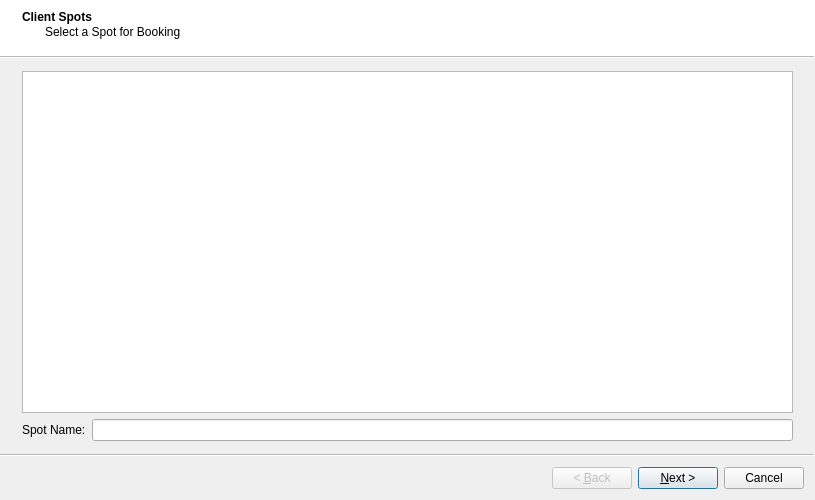
<?xml version="1.0" encoding="UTF-8"?>
<ui version="4.0">
 <class>BookingWizard</class>
 <widget class="QWizard" name="BookingWizard">
  <property name="geometry">
   <rect>
    <x>0</x>
    <y>0</y>
    <width>815</width>
    <height>500</height>
   </rect>
  </property>
  <property name="minimumSize">
   <size>
    <width>750</width>
    <height>490</height>
   </size>
  </property>
  <property name="maximumSize">
   <size>
    <width>900</width>
    <height>500</height>
   </size>
  </property>
  <property name="windowTitle">
   <string>Wizard</string>
  </property>
  <property name="wizardStyle">
   <enum>QWizard::ModernStyle</enum>
  </property>
  <property name="options">
   <set>QWizard::ExtendedWatermarkPixmap|QWizard::HelpButtonOnRight</set>
  </property>
  <widget class="QWizardPage" name="wpSpots">
   <property name="title">
    <string>Client Spots</string>
   </property>
   <property name="subTitle">
    <string>Select a Spot for Booking</string>
   </property>
   <layout class="QVBoxLayout" name="verticalLayout">
    <item>
     <widget class="QTableView" name="tvSpots">
      <property name="selectionBehavior">
       <enum>QAbstractItemView::SelectRows</enum>
      </property>
     </widget>
    </item>
    <item>
     <layout class="QHBoxLayout" name="horizontalLayout_24">
      <item>
       <widget class="QLabel" name="label_24">
        <property name="text">
         <string>Spot Name:</string>
        </property>
       </widget>
      </item>
      <item>
       <widget class="QLineEdit" name="edtSpotName"/>
      </item>
     </layout>
    </item>
   </layout>
  </widget>
  <widget class="QWizardPage" name="wpDates">
   <property name="title">
    <string>Booking Dates</string>
   </property>
   <property name="subTitle">
    <string>Select Booking dates and Timeband.</string>
   </property>
   <layout class="QVBoxLayout" name="verticalLayout_13">
    <item>
     <layout class="QGridLayout" name="gridLayout" columnstretch="0,1,0,0,1,0" columnminimumwidth="0,0,0,0,0,0">
      <item row="0" column="2">
       <spacer name="horizontalSpacer_5">
        <property name="orientation">
         <enum>Qt::Horizontal</enum>
        </property>
        <property name="sizeHint" stdset="0">
         <size>
          <width>100</width>
          <height>20</height>
         </size>
        </property>
       </spacer>
      </item>
      <item row="0" column="0">
       <widget class="QLabel" name="label">
        <property name="text">
         <string>Start Date:</string>
        </property>
       </widget>
      </item>
      <item row="0" column="3">
       <widget class="QLabel" name="label_2">
        <property name="text">
         <string>End Date:</string>
        </property>
       </widget>
      </item>
      <item row="0" column="1">
       <widget class="QDateEdit" name="edtStartDate">
        <property name="maximumSize">
         <size>
          <width>16777215</width>
          <height>16777215</height>
         </size>
        </property>
        <property name="calendarPopup">
         <bool>true</bool>
        </property>
       </widget>
      </item>
      <item row="0" column="4">
       <widget class="QDateEdit" name="edtEndDate">
        <property name="calendarPopup">
         <bool>true</bool>
        </property>
       </widget>
      </item>
      <item row="0" column="5">
       <spacer name="horizontalSpacer_6">
        <property name="orientation">
         <enum>Qt::Horizontal</enum>
        </property>
        <property name="sizeHint" stdset="0">
         <size>
          <width>100</width>
          <height>20</height>
         </size>
        </property>
       </spacer>
      </item>
     </layout>
    </item>
    <item>
     <widget class="Line" name="line_19">
      <property name="orientation">
       <enum>Qt::Horizontal</enum>
      </property>
     </widget>
    </item>
    <item>
     <widget class="QGroupBox" name="groupBox">
      <property name="title">
       <string>Break Selection:</string>
      </property>
      <layout class="QHBoxLayout" name="horizontalLayout_2">
       <item>
        <layout class="QHBoxLayout" name="horizontalLayout">
         <item>
          <widget class="QRadioButton" name="rbAllBreaks">
           <property name="text">
            <string>All Breaks</string>
           </property>
          </widget>
         </item>
         <item>
          <widget class="QRadioButton" name="rbTimeband">
           <property name="text">
            <string>Beaks from Timeband</string>
           </property>
          </widget>
         </item>
         <item>
          <widget class="QRadioButton" name="rbManualTime">
           <property name="text">
            <string>Manual Break Selection</string>
           </property>
          </widget>
         </item>
        </layout>
       </item>
      </layout>
     </widget>
    </item>
    <item>
     <widget class="QStackedWidget" name="swSelection">
      <property name="currentIndex">
       <number>0</number>
      </property>
      <widget class="QWidget" name="pgAll">
       <layout class="QVBoxLayout" name="verticalLayout_15">
        <item>
         <widget class="QGroupBox" name="groupBox_2">
          <property name="title">
           <string>Spot Hourly Distribution:</string>
          </property>
          <layout class="QHBoxLayout" name="horizontalLayout_5" stretch="60,40">
           <item>
            <widget class="QListWidget" name="lwHourSegments"/>
           </item>
           <item>
            <layout class="QGridLayout" name="gridLayout_6">
             <item row="1" column="1">
              <widget class="QComboBox" name="cbToHour"/>
             </item>
             <item row="0" column="1">
              <widget class="QComboBox" name="cbFromHour"/>
             </item>
             <item row="0" column="0">
              <widget class="QLabel" name="label_33">
               <property name="text">
                <string>From Hour:</string>
               </property>
              </widget>
             </item>
             <item row="1" column="0">
              <widget class="QLabel" name="label_34">
               <property name="text">
                <string>To Hour:</string>
               </property>
              </widget>
             </item>
             <item row="2" column="0">
              <spacer name="verticalSpacer_4">
               <property name="orientation">
                <enum>Qt::Vertical</enum>
               </property>
               <property name="sizeHint" stdset="0">
                <size>
                 <width>20</width>
                 <height>40</height>
                </size>
               </property>
              </spacer>
             </item>
            </layout>
           </item>
          </layout>
         </widget>
        </item>
       </layout>
      </widget>
      <widget class="QWidget" name="pgTimeBand">
       <layout class="QHBoxLayout" name="horizontalLayout_4">
        <item>
         <widget class="QSplitter" name="splitter">
          <property name="orientation">
           <enum>Qt::Horizontal</enum>
          </property>
          <widget class="QWidget" name="layoutWidget">
           <layout class="QVBoxLayout" name="verticalLayout_4">
            <item>
             <widget class="QLabel" name="label_13">
              <property name="text">
               <string>Timeband:</string>
              </property>
             </widget>
            </item>
            <item>
             <widget class="QTableWidget" name="twTB">
              <property name="minimumSize">
               <size>
                <width>175</width>
                <height>0</height>
               </size>
              </property>
              <property name="editTriggers">
               <set>QAbstractItemView::NoEditTriggers</set>
              </property>
              <property name="selectionMode">
               <enum>QAbstractItemView::MultiSelection</enum>
              </property>
              <property name="columnCount">
               <number>2</number>
              </property>
              <column/>
              <column/>
             </widget>
            </item>
           </layout>
          </widget>
          <widget class="QWidget" name="layoutWidget">
           <layout class="QVBoxLayout" name="vlDaypart"/>
          </widget>
         </widget>
        </item>
       </layout>
      </widget>
      <widget class="QWidget" name="pgManualBreak">
       <layout class="QVBoxLayout" name="verticalLayout_5">
        <item>
         <layout class="QHBoxLayout" name="horizontalLayout_3" stretch="0,1">
          <item>
           <widget class="QLabel" name="label_32">
            <property name="text">
             <string>Break Template:</string>
            </property>
           </widget>
          </item>
          <item>
           <widget class="QComboBox" name="cbBreakTemplate"/>
          </item>
         </layout>
        </item>
        <item>
         <widget class="QTableView" name="tvBreaks">
          <property name="selectionMode">
           <enum>QAbstractItemView::MultiSelection</enum>
          </property>
          <property name="selectionBehavior">
           <enum>QAbstractItemView::SelectRows</enum>
          </property>
         </widget>
        </item>
       </layout>
      </widget>
     </widget>
    </item>
   </layout>
  </widget>
  <widget class="QWizardPage" name="wpRules">
   <property name="title">
    <string>Booking Rules</string>
   </property>
   <property name="subTitle">
    <string>Select rules to use when generating breaks.</string>
   </property>
   <layout class="QVBoxLayout" name="verticalLayout_2">
    <item>
     <layout class="QHBoxLayout" name="hlAll"/>
    </item>
    <item>
     <layout class="QGridLayout" name="gridLayout_4" rowstretch="0,0,0,0,0,0,0,0" columnstretch="0,0,1" rowminimumheight="40,40,40,40,40,40,40,40" columnminimumwidth="0,0,0">
      <property name="sizeConstraint">
       <enum>QLayout::SetDefaultConstraint</enum>
      </property>
      <item row="1" column="1">
       <layout class="QHBoxLayout" name="hlTypeEx"/>
      </item>
      <item row="7" column="1">
       <layout class="QHBoxLayout" name="hlOverride"/>
      </item>
      <item row="7" column="2">
       <widget class="QLabel" name="lblOverride">
        <property name="text">
         <string>Override Same Client Rule for Different Brands</string>
        </property>
       </widget>
      </item>
      <item row="6" column="2">
       <widget class="QLabel" name="lblSameClient">
        <property name="text">
         <string>Enforce No Same Client Rule</string>
        </property>
       </widget>
      </item>
      <item row="5" column="2">
       <widget class="QLabel" name="lblSpotDaypartRule">
        <property name="text">
         <string>Enforce Spot Daypart Rule</string>
        </property>
       </widget>
      </item>
      <item row="4" column="2">
       <widget class="QLabel" name="lblVoiceDaypartRule">
        <property name="text">
         <string>Enforce Voice Daypart Rule</string>
        </property>
       </widget>
      </item>
      <item row="6" column="1">
       <layout class="QHBoxLayout" name="hlSameClient"/>
      </item>
      <item row="0" column="2">
       <widget class="QLabel" name="lblBreakDuration">
        <property name="font">
         <font>
          <bold>false</bold>
          <stylestrategy>PreferDefault</stylestrategy>
         </font>
        </property>
        <property name="frameShape">
         <enum>QFrame::NoFrame</enum>
        </property>
        <property name="frameShadow">
         <enum>QFrame::Plain</enum>
        </property>
        <property name="text">
         <string>Enforce Break Duration</string>
        </property>
       </widget>
      </item>
      <item row="3" column="2">
       <widget class="QLabel" name="lblDaypart">
        <property name="text">
         <string>Enforce Type Daypart Rule</string>
        </property>
       </widget>
      </item>
      <item row="1" column="2">
       <widget class="QLabel" name="lblTypeEx">
        <property name="text">
         <string>Enforce Type Exclusion Rule</string>
        </property>
       </widget>
      </item>
      <item row="2" column="1">
       <layout class="QHBoxLayout" name="hlVoiceEx"/>
      </item>
      <item row="3" column="1">
       <layout class="QHBoxLayout" name="hlDaypart"/>
      </item>
      <item row="5" column="1">
       <layout class="QHBoxLayout" name="hlSpotEx"/>
      </item>
      <item row="4" column="1">
       <layout class="QHBoxLayout" name="hlVoiceDayEx"/>
      </item>
      <item row="2" column="2">
       <widget class="QLabel" name="lblVoiceEx">
        <property name="text">
         <string>Enforce Voice Exclusion Rule</string>
        </property>
       </widget>
      </item>
      <item row="0" column="1">
       <layout class="QHBoxLayout" name="hlDuration"/>
      </item>
      <item row="0" column="0">
       <widget class="QLabel" name="label_19">
        <property name="font">
         <font>
          <pointsize>10</pointsize>
          <bold>true</bold>
         </font>
        </property>
        <property name="text">
         <string>1.</string>
        </property>
       </widget>
      </item>
      <item row="1" column="0">
       <widget class="QLabel" name="label_25">
        <property name="font">
         <font>
          <pointsize>10</pointsize>
          <bold>true</bold>
         </font>
        </property>
        <property name="text">
         <string>2.</string>
        </property>
       </widget>
      </item>
      <item row="2" column="0">
       <widget class="QLabel" name="label_26">
        <property name="font">
         <font>
          <pointsize>10</pointsize>
          <bold>true</bold>
         </font>
        </property>
        <property name="text">
         <string>3.</string>
        </property>
       </widget>
      </item>
      <item row="3" column="0">
       <widget class="QLabel" name="label_27">
        <property name="font">
         <font>
          <pointsize>10</pointsize>
          <bold>true</bold>
         </font>
        </property>
        <property name="text">
         <string>4.</string>
        </property>
       </widget>
      </item>
      <item row="4" column="0">
       <widget class="QLabel" name="label_28">
        <property name="font">
         <font>
          <pointsize>10</pointsize>
          <bold>true</bold>
         </font>
        </property>
        <property name="text">
         <string>5.</string>
        </property>
       </widget>
      </item>
      <item row="5" column="0">
       <widget class="QLabel" name="label_29">
        <property name="font">
         <font>
          <pointsize>10</pointsize>
          <bold>true</bold>
         </font>
        </property>
        <property name="text">
         <string>6.</string>
        </property>
       </widget>
      </item>
      <item row="6" column="0">
       <widget class="QLabel" name="label_30">
        <property name="font">
         <font>
          <pointsize>10</pointsize>
          <bold>true</bold>
         </font>
        </property>
        <property name="text">
         <string>7.</string>
        </property>
       </widget>
      </item>
      <item row="7" column="0">
       <widget class="QLabel" name="label_31">
        <property name="font">
         <font>
          <pointsize>10</pointsize>
          <bold>true</bold>
         </font>
        </property>
        <property name="text">
         <string>8.</string>
        </property>
       </widget>
      </item>
     </layout>
    </item>
    <item>
     <widget class="Line" name="line_11">
      <property name="orientation">
       <enum>Qt::Horizontal</enum>
      </property>
     </widget>
    </item>
    <item>
     <layout class="QHBoxLayout" name="hlBottom"/>
    </item>
   </layout>
  </widget>
  <widget class="QWizardPage" name="wpBuildBreaks">
   <property name="title">
    <string>Build Break List</string>
   </property>
   <property name="subTitle">
    <string>Traffik can now generate Breaks availability list.</string>
   </property>
   <layout class="QVBoxLayout" name="verticalLayout_3">
    <item>
     <layout class="QGridLayout" name="gridLayout_5" columnstretch="0,0,0">
      <item row="4" column="2">
       <widget class="QLabel" name="lblVoiceExclusion">
        <property name="font">
         <font>
          <pointsize>10</pointsize>
          <bold>true</bold>
         </font>
        </property>
        <property name="text">
         <string>0</string>
        </property>
        <property name="alignment">
         <set>Qt::AlignLeading|Qt::AlignLeft|Qt::AlignVCenter</set>
        </property>
       </widget>
      </item>
      <item row="6" column="1">
       <widget class="QLabel" name="label_7">
        <property name="text">
         <string>Voice Daypart Collision:</string>
        </property>
       </widget>
      </item>
      <item row="1" column="1">
       <widget class="Line" name="line">
        <property name="orientation">
         <enum>Qt::Horizontal</enum>
        </property>
       </widget>
      </item>
      <item row="8" column="2">
       <widget class="QLabel" name="lblNoSameClient">
        <property name="font">
         <font>
          <pointsize>10</pointsize>
          <bold>true</bold>
         </font>
        </property>
        <property name="text">
         <string>0</string>
        </property>
        <property name="alignment">
         <set>Qt::AlignLeading|Qt::AlignLeft|Qt::AlignVCenter</set>
        </property>
       </widget>
      </item>
      <item row="3" column="1">
       <widget class="QLabel" name="label_4">
        <property name="text">
         <string>Type Exclusion Collision:</string>
        </property>
       </widget>
      </item>
      <item row="8" column="0">
       <widget class="QLabel" name="imgSameClient">
        <property name="text">
         <string/>
        </property>
       </widget>
      </item>
      <item row="5" column="1">
       <widget class="QLabel" name="label_6">
        <property name="text">
         <string>Type Daypart Collision:</string>
        </property>
       </widget>
      </item>
      <item row="3" column="2">
       <widget class="QLabel" name="lblTypeExclusion">
        <property name="font">
         <font>
          <pointsize>10</pointsize>
          <bold>true</bold>
         </font>
        </property>
        <property name="text">
         <string>0</string>
        </property>
        <property name="alignment">
         <set>Qt::AlignLeading|Qt::AlignLeft|Qt::AlignVCenter</set>
        </property>
       </widget>
      </item>
      <item row="3" column="0">
       <widget class="QLabel" name="imgTypeEx">
        <property name="text">
         <string/>
        </property>
       </widget>
      </item>
      <item row="9" column="2">
       <widget class="QLabel" name="lblSameClientDiffBrands">
        <property name="font">
         <font>
          <pointsize>10</pointsize>
          <bold>true</bold>
         </font>
        </property>
        <property name="text">
         <string>0</string>
        </property>
        <property name="alignment">
         <set>Qt::AlignLeading|Qt::AlignLeft|Qt::AlignVCenter</set>
        </property>
       </widget>
      </item>
      <item row="2" column="2">
       <widget class="QLabel" name="lblFullBreaks">
        <property name="font">
         <font>
          <pointsize>10</pointsize>
          <bold>true</bold>
         </font>
        </property>
        <property name="text">
         <string>0</string>
        </property>
        <property name="alignment">
         <set>Qt::AlignLeading|Qt::AlignLeft|Qt::AlignVCenter</set>
        </property>
       </widget>
      </item>
      <item row="4" column="1">
       <widget class="QLabel" name="label_5">
        <property name="text">
         <string>Voice Exclusion Collision:</string>
        </property>
       </widget>
      </item>
      <item row="7" column="0">
       <widget class="QLabel" name="imgSpotDaypart">
        <property name="text">
         <string/>
        </property>
       </widget>
      </item>
      <item row="8" column="1">
       <widget class="QLabel" name="label_9">
        <property name="text">
         <string>No Same Client Collision:</string>
        </property>
       </widget>
      </item>
      <item row="6" column="2">
       <widget class="QLabel" name="lblVoiceDaypart">
        <property name="font">
         <font>
          <pointsize>10</pointsize>
          <bold>true</bold>
         </font>
        </property>
        <property name="text">
         <string>0</string>
        </property>
        <property name="alignment">
         <set>Qt::AlignLeading|Qt::AlignLeft|Qt::AlignVCenter</set>
        </property>
       </widget>
      </item>
      <item row="9" column="1">
       <widget class="QLabel" name="label_11">
        <property name="text">
         <string>Same Client Different Brands Collision:</string>
        </property>
       </widget>
      </item>
      <item row="4" column="0">
       <widget class="QLabel" name="imgVoiceEx">
        <property name="text">
         <string/>
        </property>
       </widget>
      </item>
      <item row="6" column="0">
       <widget class="QLabel" name="imgVoiceDaypart">
        <property name="text">
         <string/>
        </property>
       </widget>
      </item>
      <item row="5" column="2">
       <widget class="QLabel" name="lblTypeDaypart">
        <property name="font">
         <font>
          <pointsize>10</pointsize>
          <bold>true</bold>
         </font>
        </property>
        <property name="text">
         <string>0</string>
        </property>
        <property name="alignment">
         <set>Qt::AlignLeading|Qt::AlignLeft|Qt::AlignVCenter</set>
        </property>
       </widget>
      </item>
      <item row="0" column="2">
       <widget class="QLabel" name="lblBreaksChecked">
        <property name="font">
         <font>
          <pointsize>11</pointsize>
          <bold>true</bold>
         </font>
        </property>
        <property name="text">
         <string>0</string>
        </property>
        <property name="alignment">
         <set>Qt::AlignLeading|Qt::AlignLeft|Qt::AlignVCenter</set>
        </property>
       </widget>
      </item>
      <item row="2" column="1">
       <widget class="QLabel" name="label_10">
        <property name="text">
         <string>Full Breaks:</string>
        </property>
       </widget>
      </item>
      <item row="2" column="0">
       <widget class="QLabel" name="imgFullBreaks">
        <property name="text">
         <string/>
        </property>
       </widget>
      </item>
      <item row="0" column="1">
       <widget class="QLabel" name="label_3">
        <property name="font">
         <font>
          <bold>true</bold>
         </font>
        </property>
        <property name="text">
         <string>Breaks Checked:</string>
        </property>
       </widget>
      </item>
      <item row="9" column="0">
       <widget class="QLabel" name="imgDiffBrand">
        <property name="text">
         <string/>
        </property>
       </widget>
      </item>
      <item row="5" column="0">
       <widget class="QLabel" name="imgTypeDaypart">
        <property name="text">
         <string/>
        </property>
       </widget>
      </item>
      <item row="7" column="1">
       <widget class="QLabel" name="label_8">
        <property name="text">
         <string>Spot Daypart Collision:</string>
        </property>
       </widget>
      </item>
      <item row="11" column="1">
       <widget class="QLabel" name="label_12">
        <property name="font">
         <font>
          <pointsize>10</pointsize>
          <bold>true</bold>
         </font>
        </property>
        <property name="text">
         <string>Total Breaks Available:</string>
        </property>
       </widget>
      </item>
      <item row="11" column="2">
       <widget class="QLabel" name="lblTotalBreaks">
        <property name="font">
         <font>
          <pointsize>14</pointsize>
          <bold>true</bold>
         </font>
        </property>
        <property name="text">
         <string>0</string>
        </property>
       </widget>
      </item>
      <item row="7" column="2">
       <widget class="QLabel" name="lblSpotDaypart">
        <property name="font">
         <font>
          <pointsize>10</pointsize>
          <bold>true</bold>
         </font>
        </property>
        <property name="text">
         <string>0</string>
        </property>
        <property name="alignment">
         <set>Qt::AlignLeading|Qt::AlignLeft|Qt::AlignVCenter</set>
        </property>
       </widget>
      </item>
      <item row="10" column="1">
       <widget class="Line" name="line_2">
        <property name="orientation">
         <enum>Qt::Horizontal</enum>
        </property>
       </widget>
      </item>
      <item row="1" column="2">
       <widget class="Line" name="line_3">
        <property name="orientation">
         <enum>Qt::Horizontal</enum>
        </property>
       </widget>
      </item>
      <item row="10" column="2">
       <widget class="Line" name="line_4">
        <property name="orientation">
         <enum>Qt::Horizontal</enum>
        </property>
       </widget>
      </item>
     </layout>
    </item>
    <item>
     <widget class="Line" name="line_10">
      <property name="orientation">
       <enum>Qt::Horizontal</enum>
      </property>
     </widget>
    </item>
    <item>
     <layout class="QHBoxLayout" name="horizontalLayout_18">
      <item>
       <spacer name="horizontalSpacer_2">
        <property name="orientation">
         <enum>Qt::Horizontal</enum>
        </property>
        <property name="sizeHint" stdset="0">
         <size>
          <width>200</width>
          <height>20</height>
         </size>
        </property>
       </spacer>
      </item>
      <item>
       <widget class="QPushButton" name="btnBuildBreaks">
        <property name="sizePolicy">
         <sizepolicy hsizetype="Minimum" vsizetype="Fixed">
          <horstretch>1</horstretch>
          <verstretch>1</verstretch>
         </sizepolicy>
        </property>
        <property name="minimumSize">
         <size>
          <width>0</width>
          <height>40</height>
         </size>
        </property>
        <property name="text">
         <string>Build Break List</string>
        </property>
       </widget>
      </item>
      <item>
       <spacer name="horizontalSpacer">
        <property name="orientation">
         <enum>Qt::Horizontal</enum>
        </property>
        <property name="sizeHint" stdset="0">
         <size>
          <width>200</width>
          <height>20</height>
         </size>
        </property>
       </spacer>
      </item>
     </layout>
    </item>
   </layout>
  </widget>
  <widget class="QWizardPage" name="wpSelByDay">
   <property name="title">
    <string>Break Selection By Day of Week</string>
   </property>
   <property name="subTitle">
    <string>Break selection by day of week</string>
   </property>
   <layout class="QHBoxLayout" name="horizontalLayout_21">
    <item>
     <layout class="QVBoxLayout" name="verticalLayout_6">
      <property name="topMargin">
       <number>20</number>
      </property>
      <item>
       <widget class="QPushButton" name="btnClearSel">
        <property name="text">
         <string>Clear Selection</string>
        </property>
       </widget>
      </item>
      <item>
       <spacer name="verticalSpacer_2">
        <property name="orientation">
         <enum>Qt::Vertical</enum>
        </property>
        <property name="sizeHint" stdset="0">
         <size>
          <width>20</width>
          <height>10</height>
         </size>
        </property>
       </spacer>
      </item>
     </layout>
    </item>
    <item>
     <layout class="QVBoxLayout" name="verticalLayout_7">
      <item>
       <widget class="QLabel" name="label_14">
        <property name="text">
         <string>Day of Week:</string>
        </property>
       </widget>
      </item>
      <item>
       <widget class="QTableWidget" name="twDOW">
        <property name="styleSheet">
         <string notr="true"/>
        </property>
        <property name="selectionMode">
         <enum>QAbstractItemView::MultiSelection</enum>
        </property>
        <property name="selectionBehavior">
         <enum>QAbstractItemView::SelectRows</enum>
        </property>
        <property name="columnCount">
         <number>2</number>
        </property>
        <attribute name="verticalHeaderVisible">
         <bool>false</bool>
        </attribute>
        <column/>
        <column/>
       </widget>
      </item>
     </layout>
    </item>
    <item>
     <widget class="QPushButton" name="btnBreakSelApply">
      <property name="text">
       <string>&lt;&lt; Apply</string>
      </property>
     </widget>
    </item>
    <item>
     <layout class="QVBoxLayout" name="verticalLayout_8">
      <item>
       <widget class="QLabel" name="label_15">
        <property name="text">
         <string>Breaks</string>
        </property>
       </widget>
      </item>
      <item>
       <widget class="QListWidget" name="lwSelBreaks">
        <property name="selectionMode">
         <enum>QAbstractItemView::MultiSelection</enum>
        </property>
        <property name="selectionBehavior">
         <enum>QAbstractItemView::SelectRows</enum>
        </property>
       </widget>
      </item>
     </layout>
    </item>
    <item>
     <layout class="QVBoxLayout" name="verticalLayout_9">
      <property name="topMargin">
       <number>20</number>
      </property>
      <item>
       <widget class="QPushButton" name="btnBreakSelect">
        <property name="text">
         <string>Select All</string>
        </property>
       </widget>
      </item>
      <item>
       <widget class="QPushButton" name="btnBreakUnselect">
        <property name="text">
         <string>Un-Select All</string>
        </property>
       </widget>
      </item>
      <item>
       <spacer name="verticalSpacer">
        <property name="orientation">
         <enum>Qt::Vertical</enum>
        </property>
        <property name="sizeHint" stdset="0">
         <size>
          <width>20</width>
          <height>40</height>
         </size>
        </property>
       </spacer>
      </item>
     </layout>
    </item>
   </layout>
  </widget>
  <widget class="QWizardPage" name="wpSelByDate">
   <property name="title">
    <string>Break Selection By Date</string>
   </property>
   <property name="subTitle">
    <string>Select breaks by date</string>
   </property>
   <layout class="QHBoxLayout" name="horizontalLayout_22">
    <item>
     <layout class="QVBoxLayout" name="verticalLayout_10">
      <property name="bottomMargin">
       <number>0</number>
      </property>
      <item>
       <layout class="QGridLayout" name="gridLayout_2">
        <property name="bottomMargin">
         <number>50</number>
        </property>
        <item row="1" column="0">
         <widget class="QLabel" name="label_17">
          <property name="text">
           <string>Selected Breaks:</string>
          </property>
         </widget>
        </item>
        <item row="0" column="0">
         <widget class="QLabel" name="label_16">
          <property name="text">
           <string>Available Breaks:</string>
          </property>
         </widget>
        </item>
        <item row="1" column="1">
         <widget class="QLabel" name="edtSelBreaks">
          <property name="font">
           <font>
            <pointsize>12</pointsize>
            <bold>true</bold>
           </font>
          </property>
          <property name="text">
           <string>0</string>
          </property>
          <property name="alignment">
           <set>Qt::AlignCenter</set>
          </property>
         </widget>
        </item>
        <item row="0" column="1">
         <widget class="QLabel" name="lblAvilBreaks">
          <property name="font">
           <font>
            <pointsize>12</pointsize>
            <bold>true</bold>
           </font>
          </property>
          <property name="text">
           <string>0</string>
          </property>
          <property name="alignment">
           <set>Qt::AlignCenter</set>
          </property>
         </widget>
        </item>
        <item row="2" column="0" colspan="2">
         <widget class="Line" name="line_18">
          <property name="orientation">
           <enum>Qt::Horizontal</enum>
          </property>
         </widget>
        </item>
       </layout>
      </item>
      <item>
       <layout class="QGridLayout" name="gridLayout_3">
        <item row="3" column="1">
         <widget class="QLabel" name="lblSpotsPending">
          <property name="font">
           <font>
            <pointsize>12</pointsize>
            <bold>true</bold>
           </font>
          </property>
          <property name="text">
           <string>0</string>
          </property>
          <property name="alignment">
           <set>Qt::AlignCenter</set>
          </property>
         </widget>
        </item>
        <item row="0" column="1">
         <widget class="QLabel" name="lblOrderNo">
          <property name="font">
           <font>
            <pointsize>10</pointsize>
            <bold>true</bold>
           </font>
          </property>
          <property name="text">
           <string>TextLabel</string>
          </property>
         </widget>
        </item>
        <item row="1" column="0">
         <widget class="QLabel" name="label_20">
          <property name="text">
           <string>Spots Ordered:</string>
          </property>
         </widget>
        </item>
        <item row="2" column="1">
         <widget class="QLabel" name="lblSpotsBooked">
          <property name="font">
           <font>
            <pointsize>12</pointsize>
            <bold>true</bold>
           </font>
          </property>
          <property name="text">
           <string>0</string>
          </property>
          <property name="alignment">
           <set>Qt::AlignCenter</set>
          </property>
         </widget>
        </item>
        <item row="2" column="0">
         <widget class="QLabel" name="label_21">
          <property name="text">
           <string>Spots Booked:</string>
          </property>
         </widget>
        </item>
        <item row="1" column="1">
         <widget class="QLabel" name="lblSpotsOrdered">
          <property name="font">
           <font>
            <pointsize>12</pointsize>
            <bold>true</bold>
           </font>
          </property>
          <property name="text">
           <string>0</string>
          </property>
          <property name="alignment">
           <set>Qt::AlignCenter</set>
          </property>
         </widget>
        </item>
        <item row="3" column="0">
         <widget class="QLabel" name="label_22">
          <property name="text">
           <string>Spots Pending:</string>
          </property>
         </widget>
        </item>
        <item row="0" column="0">
         <widget class="QLabel" name="label_18">
          <property name="text">
           <string>Order #:</string>
          </property>
         </widget>
        </item>
       </layout>
      </item>
     </layout>
    </item>
    <item>
     <widget class="QTableWidget" name="twBreakSelect">
      <property name="selectionMode">
       <enum>QAbstractItemView::MultiSelection</enum>
      </property>
      <property name="selectionBehavior">
       <enum>QAbstractItemView::SelectRows</enum>
      </property>
     </widget>
    </item>
    <item>
     <layout class="QVBoxLayout" name="verticalLayout_11">
      <item>
       <widget class="QPushButton" name="btnDateBreakSel">
        <property name="text">
         <string>Select All</string>
        </property>
       </widget>
      </item>
      <item>
       <widget class="QPushButton" name="btnDateBreakUnSel">
        <property name="text">
         <string>Un-Select All</string>
        </property>
       </widget>
      </item>
      <item>
       <spacer name="verticalSpacer_3">
        <property name="orientation">
         <enum>Qt::Vertical</enum>
        </property>
        <property name="sizeHint" stdset="0">
         <size>
          <width>20</width>
          <height>40</height>
         </size>
        </property>
       </spacer>
      </item>
     </layout>
    </item>
   </layout>
  </widget>
  <widget class="QWizardPage" name="wpFinal">
   <property name="title">
    <string>Summary</string>
   </property>
   <property name="subTitle">
    <string>Verify break selection is okay before confirming the booking.</string>
   </property>
   <layout class="QVBoxLayout" name="verticalLayout_12">
    <item>
     <widget class="QTreeView" name="tvSummary">
      <attribute name="headerVisible">
       <bool>false</bool>
      </attribute>
     </widget>
    </item>
    <item>
     <layout class="QHBoxLayout" name="horizontalLayout_23">
      <item>
       <widget class="QLabel" name="label_23">
        <property name="text">
         <string>Total Bookings:</string>
        </property>
       </widget>
      </item>
      <item>
       <widget class="QLabel" name="lblTotalBookings">
        <property name="font">
         <font>
          <pointsize>10</pointsize>
          <bold>true</bold>
         </font>
        </property>
        <property name="text">
         <string>TextLabel</string>
        </property>
       </widget>
      </item>
      <item>
       <spacer name="horizontalSpacer_4">
        <property name="orientation">
         <enum>Qt::Horizontal</enum>
        </property>
        <property name="sizeHint" stdset="0">
         <size>
          <width>40</width>
          <height>20</height>
         </size>
        </property>
       </spacer>
      </item>
     </layout>
    </item>
   </layout>
  </widget>
 </widget>
 <resources/>
 <connections/>
</ui>
